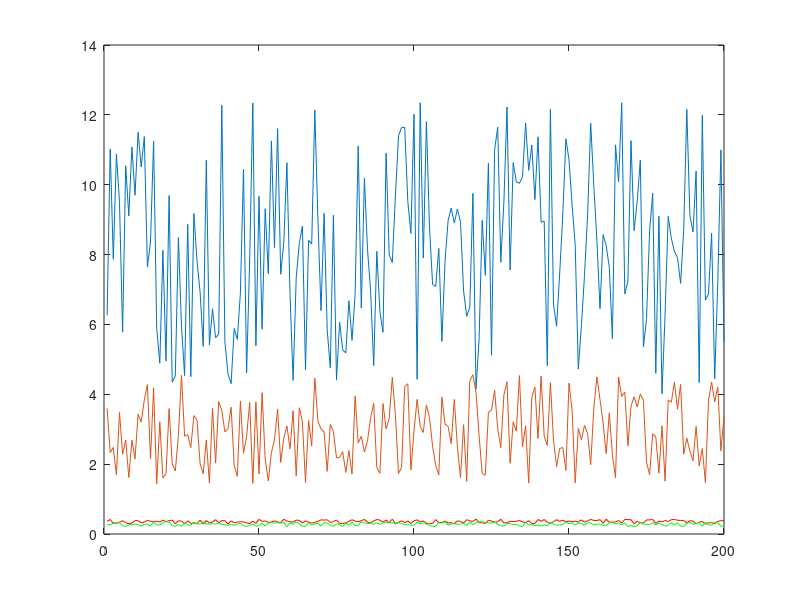

The MATLAB script that drew this image:
clc;
clear;
A=3.9516+(12.3585-3.9516)*rand(1,200);
B=0.2816+(0.4260-0.2816)*rand(1,200);
C=0.2104+(0.3591-0.2104)*rand(1,200);
D=1.382678+(4.577682-1.382678)*rand(1,200);
B1=sum(B)/2000;
C2=sum(C)/2000;
plot(A);
hold on;
plot(B,'r');
plot(C,'g');
plot(D);